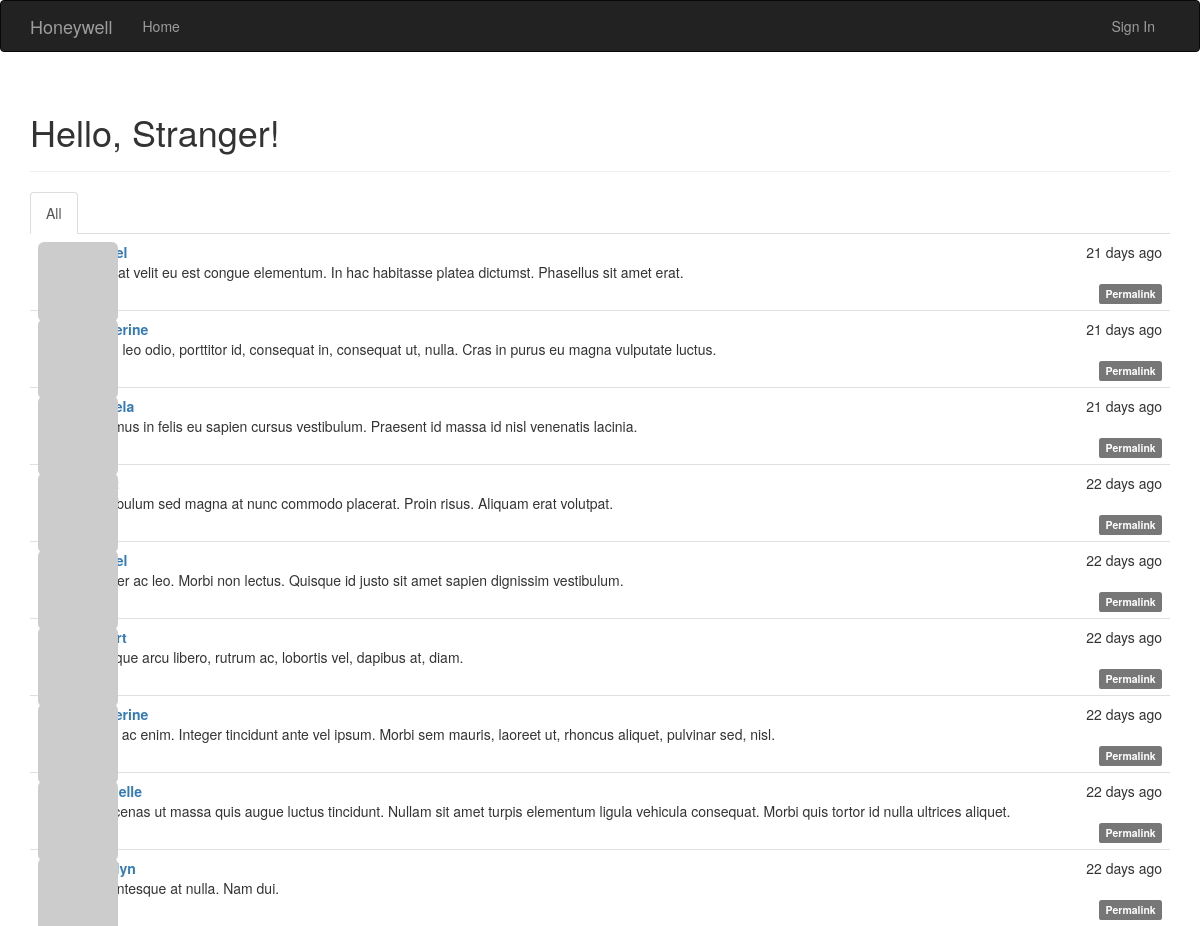
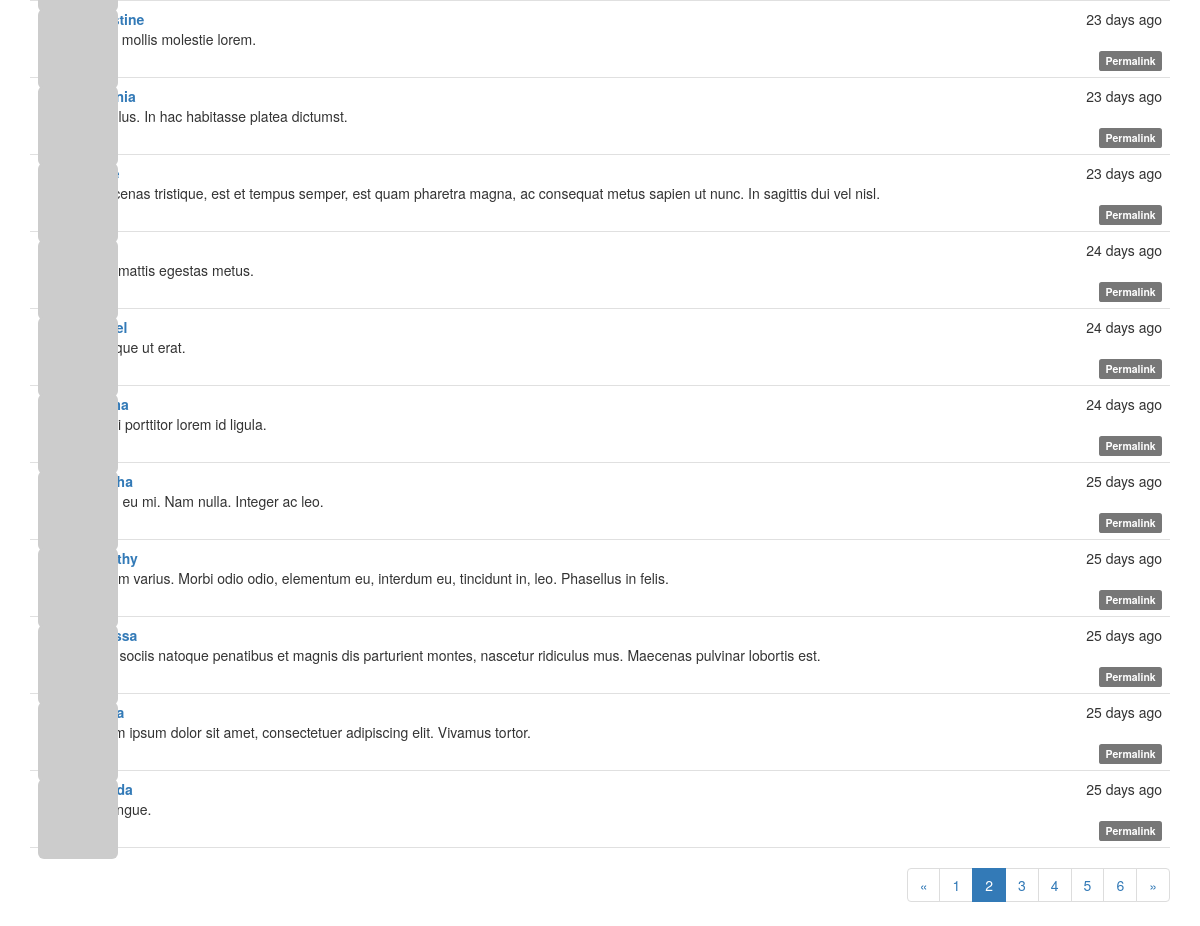
Screenshot of /?page=2 with the database file from the repository (2 pictures, top to bottom).
### app/models.py (models this page shows, shortened)
class Post(db.Model):
    __tablename__ = 'posts'
    id = db.Column(db.Integer, primary_key=True)
    body = db.Column(db.Text)
    timestamp = db.Column(db.DateTime, index=True, default=datetime.utcnow)
    author_id = db.Column(db.Integer, db.ForeignKey('users.id'))
    body_html = db.Column(db.Text)
    comments = db.relationship('Comment', backref='post', lazy='dynamic')

### app/main/views.py (the view)
@main.route('/', methods=['GET', 'POST'])
def index():
    form = PostForm()
    if current_user.can(Permission.WRITE_ARTICLES) and \
        form.validate_on_submit():
        post = Post(body=form.body.data,
                    author=current_user._get_current_object())
        db.session.add(post)
        return redirect(url_for('.index'))
    page = request.args.get('page', 1, type=int)
    show_followed = False
    if current_user.is_authenticated:
        show_followed = bool(request.cookies.get('show_followed', ''))
    if show_followed:
        query = current_user.followed_posts
    else:
        query = Post.query
    pagination = query.order_by(Post.timestamp.desc()).paginate(
        page, per_page=current_app.config['FLASKY_POSTS_PER_PAGE'],
        error_out=False)
    posts = pagination.items
    return render_template('index.html', form=form, posts=posts,
                           show_followed=show_followed, pagination=pagination)

### app/auth/views.py (called while the page is built)
@auth.before_app_request
def before_request():
    if current_user.is_authenticated:
        current_user.ping()
        if not current_user.confirmed \
            and request.endpoint \
            and request.endpoint[:5] != 'auth.' \
            and request.endpoint != 'static':
            return redirect(url_for('auth.unconfirmed'))

### app/main/__init__.py (called while the page is built)
@main.app_context_processor
def inject_permission():
    return dict(Permission=Permission)

### app/models.py (called while the page is built)
    def gravatar(self, size=100, default='identicon', rating='g'):
        if request.is_secure:
            url = 'https://secure.gravatar.com/avatar'
        else:
            url = 'http://www.gravatar.com/avatar'
        hash = self.avatar_hash or hashlib.md5(self.email.encode('utf-8')).hexdigest()
        return '{url}/{hash}?s={size}&d={default}&r={rating}'.format(
            url=url, hash=hash, size=size, default=default, rating=rating)

    def can(self, permissions):
        return False

    def is_administrator(self):
        return False

### app/templates/index.html (shortened to what this page needs)
{% extends "base.html" %}
{% import "bootstrap/wtf.html" as wtf %}
{% import "_macros.html" as macro %}
{% block page_content %}
<div class="page-header">
    <h1>Hello, {% if current_user.is_authenticated %}{{ current_user.username }}{% else %}Stranger{% endif %}!</h1>
</div>
<div class="post-tabs">
    <ul class="nav nav-tabs">
        <li{% if not show_followed %} class="active"{% endif %}><a href="{{ url_for('.show_all') }}">All</a></li>
    </ul>
    {% include '_posts.html' %}
</div>
{% if pagination %}
<div class="pagination">
    {{ macro.pagination_widget(pagination, '.index') }}
</div>
{% endif %}
{% endblock %}

### app/templates/_posts.html (shortened to what this page needs)
<ul class="posts">
    {% for post in posts %}
    <li class="post">
        <div class="post-thumbnail">
            <a href="{{ url_for('.user', username=post.author.username) }}">
                <img class="img-rounded profile-thumbnail"
                     src="{{ post.author.gravatar(size=40) }}">
            </a>
        </div>
        <div class="post-content">
            <div class="post-date">{{ moment(post.timestamp).fromNow() }}</div>
            <div class="post-author">
                <a href="{{ url_for('.user', username=post.author.username) }}">
                </a>
            </div>
            <div class="post-body">{{ post.body }}</div>
            <div class="post-footer">
                <a href="{{ url_for('.post', id=post.id) }}">
                    <span class="label label-default">Permalink</span>
                </a>
            </div>
        </div>
    </li>
    {% endfor %}
</ul>

### app/static/styles.css (style rules this page uses)
.profile-thumbnail { position: absolute; }
div.post-tabs { margin-top: 16px; }
ul.posts { list-style-type: none; padding: 0px; margin: 16px 0px 0px 0px; border-top: 1px solid #e0e0e0; }
div.post-tabs ul.posts { margin: 0px; border-top: none; }
ul.posts li.post { padding: 8px; border-bottom: 1px solid #e0e0e0; }
div.post-date { float: right; }
div.post-author { font-weight: bold; }
div.post-thumbnail { position: absolute; }
div.post-content { margin-left: 48px; min-height: 48px; }
div.post-footer { text-align: right; }
div.pagination { width: 100%; text-align: right; padding: 0px; margin: 0px; }

### rows the page displays
Post: timestamp "21 days ago", body "Duis at velit eu est congue elementum. In hac habitasse platea dictumst. Phasellus sit amet erat."
Post: timestamp "21 days ago", body "Proin leo odio, porttitor id, consequat in, consequat ut, nulla. Cras in purus eu magna vulputate luctus."
Post: timestamp "21 days ago", body "Vivamus in felis eu sapien cursus vestibulum. Praesent id massa id nisl venenatis lacinia."
Post: timestamp "22 days ago", body "Vestibulum sed magna at nunc commodo placerat. Proin risus. Aliquam erat volutpat."
Post: timestamp "22 days ago", body "Integer ac leo. Morbi non lectus. Quisque id justo sit amet sapien dignissim vestibulum."
Post: timestamp "22 days ago", body "Quisque arcu libero, rutrum ac, lobortis vel, dapibus at, diam."
Post: timestamp "22 days ago", body "Nulla ac enim. Integer tincidunt ante vel ipsum. Morbi sem mauris, laoreet ut, rhoncus aliquet, pulvinar sed, nisl."
Post: timestamp "22 days ago", body "Maecenas ut massa quis augue luctus tincidunt. Nullam sit amet turpis elementum ligula vehicula consequat. Morbi quis tortor id nulla ultrices aliquet."
Post: timestamp "22 days ago", body "Pellentesque at nulla. Nam dui."
Post: timestamp "23 days ago", body "Nulla mollis molestie lorem."
Post: timestamp "23 days ago", body "Ut tellus. In hac habitasse platea dictumst."
Post: timestamp "23 days ago", body "Maecenas tristique, est et tempus semper, est quam pharetra magna, ac consequat metus sapien ut nunc. In sagittis dui vel nisl."
Post: timestamp "24 days ago", body "Duis mattis egestas metus."
Post: timestamp "24 days ago", body "Quisque ut erat."
Post: timestamp "24 days ago", body "Morbi porttitor lorem id ligula."
Post: timestamp "25 days ago", body "Proin eu mi. Nam nulla. Integer ac leo."
Post: timestamp "25 days ago", body "Nullam varius. Morbi odio odio, elementum eu, interdum eu, tincidunt in, leo. Phasellus in felis."
Post: timestamp "25 days ago", body "Cum sociis natoque penatibus et magnis dis parturient montes, nascetur ridiculus mus. Maecenas pulvinar lobortis est."
Post: timestamp "25 days ago", body "Lorem ipsum dolor sit amet, consectetuer adipiscing elit. Vivamus tortor."
Post: timestamp "25 days ago", body "In congue."

### other values shown
{{ p }} "1" "3" "4" "5" "6"
{{ p }} "2"
